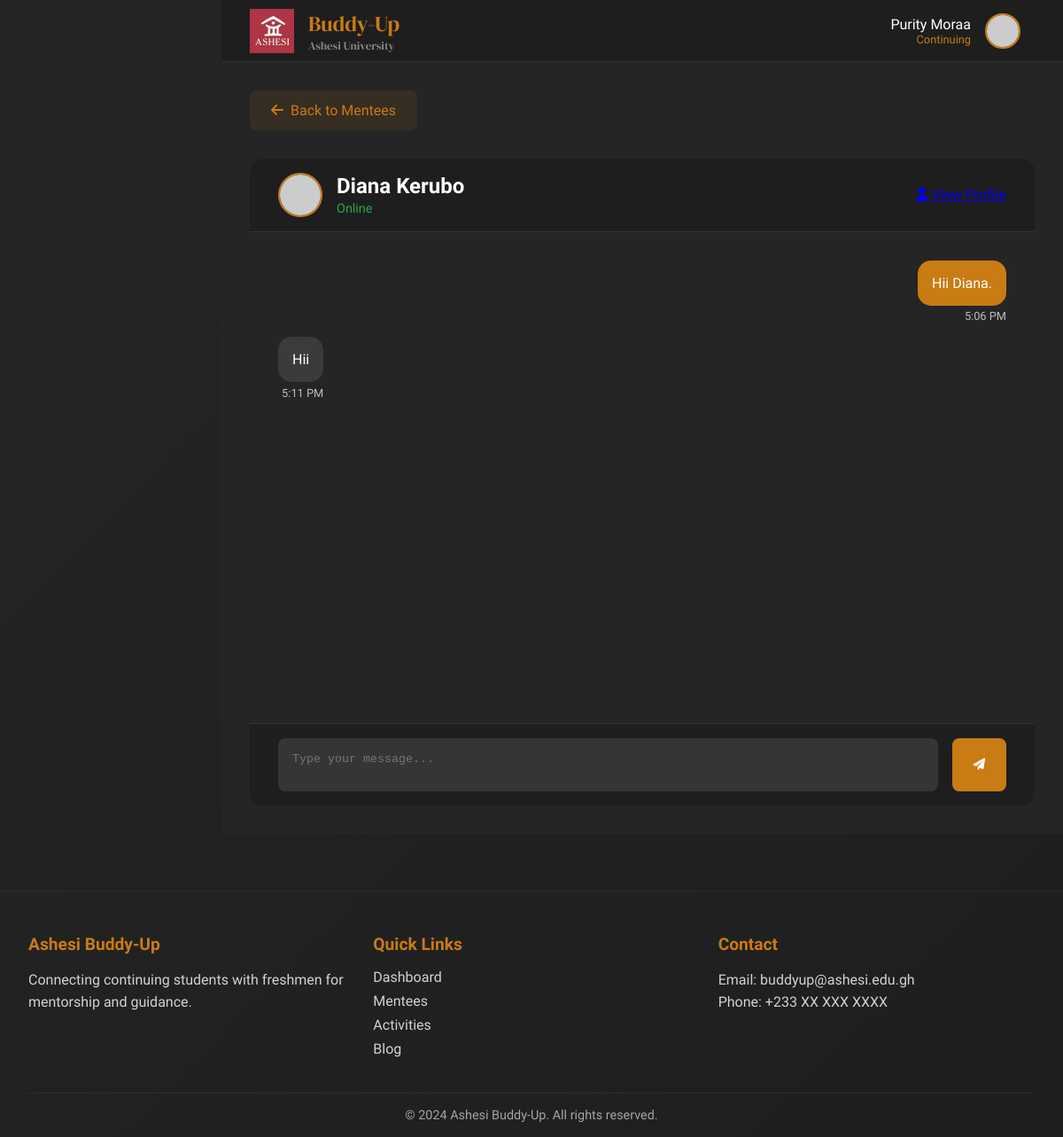
The page /dashboard/student/mentees/chat.php?with=11 (signed in) on the database its author committed.
### tables this page shows
CREATE TABLE `freshman_details` (
  `freshman_id` int(11) NOT NULL,
  `user_id` int(11) DEFAULT NULL,
  `avatar_url` varchar(255) DEFAULT NULL,
  `full_name` varchar(255) NOT NULL,
  `student_id` varchar(8) DEFAULT NULL,
  `age` int(11) DEFAULT NULL,
  `gender` enum('Male','Female','Other') DEFAULT NULL,
  `major` varchar(100) DEFAULT NULL,
  `nationality` varchar(100) DEFAULT NULL,
  `hobby` text DEFAULT NULL,
  `fun_fact` text DEFAULT NULL,
  `continuing_buddy_id` int(11) DEFAULT NULL
);

CREATE TABLE `messages` (
  `message_id` int(11) NOT NULL,
  `sender_id` int(11) NOT NULL,
  `receiver_id` int(11) NOT NULL,
  `content` text NOT NULL,
  `sent_at` datetime DEFAULT current_timestamp(),
  `read_at` datetime DEFAULT NULL,
  `status` enum('sent','delivered','read') DEFAULT 'sent'
);

### dashboard/student/mentees/chat.php (the view, shortened to what this page needs)
<?php
require_once '../../../db/database.php';
$user_id = $_SESSION['user_id'];
$mentee_id = filter_input(INPUT_GET, 'with', FILTER_SANITIZE_NUMBER_INT);
try {
    $stmt = $pdo->prepare("
        SELECT f.*, u.email
        FROM mentorship m
        JOIN freshman_details f ON m.freshman_id = f.user_id
        JOIN users u ON f.user_id = u.user_id
        WHERE m.continuing_id = ? AND m.freshman_id = ? AND m.status = 'active'
    ");
    $stmt->execute([$user_id, $mentee_id]);
    $mentee = $stmt->fetch();
    $stmt = $pdo->prepare("
        SELECT m.*,
            CASE
                WHEN m.sender_id = ? THEN 'sent'
                ELSE 'received'
            END as message_type
        FROM messages m
        WHERE (m.sender_id = ? AND m.receiver_id = ?)
        OR (m.sender_id = ? AND m.receiver_id = ?)
        ORDER BY m.sent_at ASC
    ");
    $stmt->execute([$user_id, $user_id, $mentee_id, $mentee_id, $user_id]);
    $messages = $stmt->fetchAll();
} catch (Exception $e) {
    $_SESSION['error'] = $e->getMessage();
    header('Location: index.php');
    exit();
}
include '../../includes/header.php';
?>
<div class="main-content">
    <div class="back-section">
        <a href="index.php" class="back-button">
            <i class="fas fa-arrow-left"></i> Back to Mentees
        </a>
    </div>
    <div class="chat-container">
        <div class="chat-header">
            <div class="chat-user-info">
                <img src="<?php echo htmlspecialchars($mentee['avatar_url'] ?? '../../../assets/img/default-avatar.png'); ?>"
                     alt="<?php echo htmlspecialchars($mentee['full_name']); ?>"
                     class="chat-avatar">
                <div class="chat-user-details">
                    <h2><?php echo htmlspecialchars($mentee['full_name']); ?></h2>
                    <p class="status">Online</p>
                </div>
            </div>
            <a href="view_profile.php?id=<?php echo $mentee_id; ?>" class="view-profile-btn">
                <i class="fas fa-user"></i> View Profile
            </a>
        </div>
        <div class="chat-messages" id="chat-messages">
            <?php foreach ($messages as $message): ?>
                <div class="message <?php echo $message['message_type']; ?>">
                    <div class="message-content">
                        <?php echo htmlspecialchars($message['content']); ?>
                    </div>
                    <div class="message-time">
                        <?php echo date('g:i A', strtotime($message['sent_at'])); ?>
                    </div>
                </div>
            <?php endforeach; ?>
        </div>
        <form class="chat-input-form" id="chat-form">
            <div class="input-group">
                <textarea name="message" placeholder="Type your message..." required></textarea>
                <button type="submit">
                    <i class="fas fa-paper-plane"></i>
                </button>
            </div>
        </form>
    </div>
</div>
<?php include '../../includes/footer.php'; ?>

### dashboard/includes/header.php (style rules this page uses)
:root { --darker-bg: #121212; --dark-bg: #1E1E1E; --medium-bg: #252525; --light-bg: #2D2D2D; --lighter-bg: #333333; --text-primary: #FFFFFF; --text-secondary: #B3B3B3; --text-muted: #808080; --accent-orange: #C97B14; --accent-orange-light: #E69B3A; --accent-orange-dark: #A66610; --sidebar-width: 250px; --header-height: 70px; }
* { margin: 0; padding: 0; box-sizing: border-box; }
body { font-family: "Arimo", sans-serif; background-color: var(--medium-bg); color: var(--text-primary); min-height: 100vh; }
.main-content { margin-top: var(--header-height); margin-left: var(--sidebar-width); min-height: calc(100vh - var(--header-height)); padding: 2rem; background: var(--medium-bg); }
.main-content::before { content: ''; position: fixed; top: 0; left: 0; right: 0; bottom: 0; background: linear-gradient(135deg, var(--medium-bg), var(--dark-bg)); z-index: -1; }

### dashboard/student/mentees/chat.php (style rules this page uses)
.chat-container { display: flex; flex-direction: column; height: calc(100vh - 70px); background: var(--dark-gray); border-radius: 15px; overflow: hidden; }
.chat-header { display: flex; justify-content: space-between; align-items: center; padding: 1rem 2rem; background: rgba(0, 0, 0, 0.2); border-bottom: 1px solid rgba(255, 255, 255, 0.1); }
.chat-user-info { display: flex; align-items: center; gap: 1rem; }
.chat-avatar { width: 50px; height: 50px; border-radius: 50%; border: 2px solid var(--accent-orange); }
.chat-user-details h2 { color: var(--white); margin-bottom: 0.2rem; }
.status { color: #28a745; font-size: 0.9rem; }
.chat-messages { flex: 1; padding: 2rem; overflow-y: auto; display: flex; flex-direction: column; gap: 1rem; }
.message { max-width: 70%; display: flex; flex-direction: column; gap: 0.3rem; }
.message.received { align-self: flex-start; }
.message.sent { align-self: flex-end; }
.message-content { padding: 1rem; border-radius: 15px; background: rgba(255, 255, 255, 0.1); }
.message.sent .message-content { background: var(--accent-orange); }
.message-time { font-size: 0.8rem; opacity: 0.7; align-self: flex-end; }
.chat-input-form { padding: 1rem 2rem; background: rgba(0, 0, 0, 0.2); border-top: 1px solid rgba(255, 255, 255, 0.1); }
.input-group { display: flex; gap: 1rem; }
textarea { flex: 1; padding: 1rem; border-radius: 8px; border: none; background: rgba(255, 255, 255, 0.1); color: var(--white); resize: none; height: 60px; }
.chat-input-form button { padding: 0 1.5rem; border: none; border-radius: 8px; background: var(--accent-orange); color: var(--white); cursor: pointer; transition: all 0.3s ease; }
.back-section { margin-bottom: 2rem; }
.back-button { display: inline-flex; align-items: center; gap: 0.5rem; padding: 0.8rem 1.5rem; border-radius: 8px; color: var(--accent-orange); text-decoration: none; background: rgba(201, 123, 20, 0.1); transition: all 0.3s ease; }

### rows shown on the page
freshman_details: full_name "Diana Kerubo"
messages: content "Hii Diana.", sent_at "5:06 PM"
messages: content "Hii", sent_at "5:11 PM"

### other values the page prints
$_SESSION['full_name'] "Purity Moraa"
$_SESSION['role'] "Continuing"
